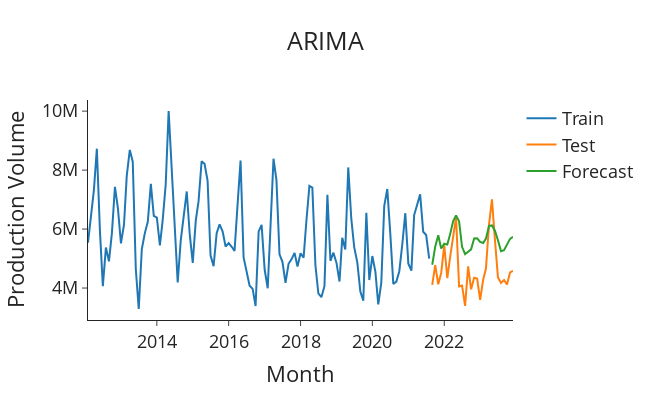

Source (notebook cell):
### Code cell
# Plot the forecasts
plot_forecasts(forecasts, 'ARIMA')
